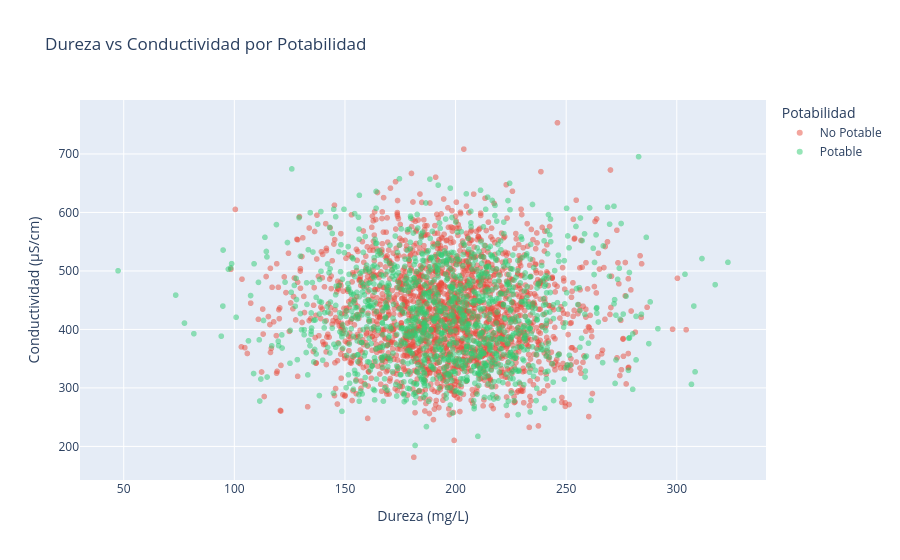

The notebook cell saved with this chart:
### Code cell
# =============================================================================
# CONCEPTO: Scatter plot interactivo con Plotly Express
# -----------------------------------------------------------------------------
# px.scatter() genera un diagrama de dispersión interactivo. A diferencia de
# Matplotlib, permite al usuario:
#   - Hacer hover sobre cada punto para ver sus valores exactos.
#   - Hacer zoom en áreas de interés.
#   - Filtrar clases haciendo clic en la leyenda.
#
# Parámetro clave — hover_data:
#   Lista de columnas adicionales que se muestran en el tooltip al pasar
#   el cursor sobre un punto. Esto añade contexto sin saturar el gráfico,
#   permitiendo inspeccionar individuos de interés en la nube de puntos.
#
# Diferencia con Matplotlib:
#   - Matplotlib: gráfico estático, sin interacción post-renderizado.
#   - Plotly: gráfico dinámico, ideal para exploración y presentaciones.
#
# CRITERIO DE USO: Usar px.scatter() cuando se quiere identificar puntos
# individuales específicos (ej. outliers) o cuando el usuario final necesita
# explorar los datos sin reescribir código.
# =============================================================================

fig = px.scatter(
    df_plotly.dropna(subset=['Hardness', 'Conductivity']),
    x='Hardness',
    y='Conductivity',
    color='Potability_label',              # Colorea puntos por clase
    hover_data=['ph', 'Turbidity', 'Sulfate'],  # Variables mostradas en el tooltip interactivo
    title='Dureza vs Conductividad por Potabilidad',
    labels={'Hardness': 'Dureza (mg/L)', 'Conductivity': 'Conductividad (μS/cm)',
            'Potability_label': 'Potabilidad'},
    color_discrete_map={'No Potable': '#e74c3c', 'Potable': '#2ecc71'},
    opacity=0.5    # Transparencia para manejar el solapamiento de puntos
)
fig.show()

### Figure 1 — Plotly figure (JSON) as saved in the notebook; plotly's stock layout.template omitted (floating-point values rounded to 4 significant figures; data arrays with more than 128 entries replaced by an {"elided": "..."} marker saying what was removed)
{"data": [{"customdata": {"elided": "1998x3 float values"}, "hovertemplate": "Potabilidad=No Potable<br>Dureza (mg/L)=%{x}<br>Conductividad (μS/cm)=%{y}<br>ph=%{customdata[0]}<br>Turbidity=%{customdata[1]}<br>Sulfate=%{customdata[2]}<extra></extra>", "legendgroup": "No Potable", "marker": {"color": "#e74c3c", "opacity": 0.5, "symbol": "circle"}, "mode": "markers", "name": "No Potable", "showlegend": true, "type": "scattergl", "x": {"elided": "1998 float values"}, "xaxis": "x", "y": {"elided": "1998 float values"}, "yaxis": "y"}, {"customdata": {"elided": "1278x3 float values"}, "hovertemplate": "Potabilidad=Potable<br>Dureza (mg/L)=%{x}<br>Conductividad (μS/cm)=%{y}<br>ph=%{customdata[0]}<br>Turbidity=%{customdata[1]}<br>Sulfate=%{customdata[2]}<extra></extra>", "legendgroup": "Potable", "marker": {"color": "#2ecc71", "opacity": 0.5, "symbol": "circle"}, "mode": "markers", "name": "Potable", "showlegend": true, "type": "scattergl", "x": {"elided": "1278 float values"}, "xaxis": "x", "y": {"elided": "1278 float values"}, "yaxis": "y"}], "layout": {"legend": {"title": {"text": "Potabilidad"}, "tracegroupgap": 0}, "title": {"text": "Dureza vs Conductividad por Potabilidad"}, "xaxis": {"anchor": "y", "domain": [0, 1], "title": {"text": "Dureza (mg/L)"}}, "yaxis": {"anchor": "x", "domain": [0, 1], "title": {"text": "Conductividad (μS/cm)"}}}}
